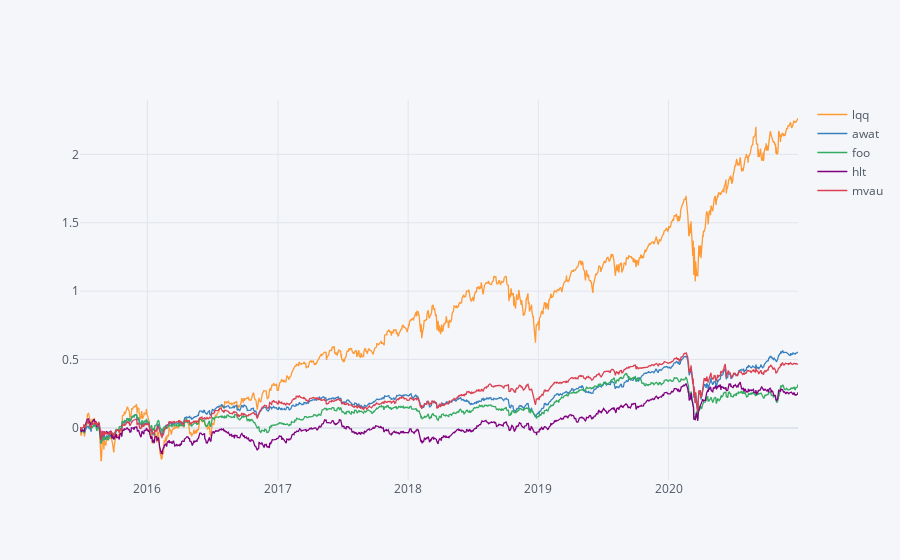

The cell this chart's notebook holds for it:
### Markdown cell above
#### Data preparation for further analyses and portfolio construction...

### Code cell
period_per_year, portfolio_comp_returns = get_clean_data(portfolio_raw_data, components='prices', period='daily')
portfolio_comp_returns.cumsum().iplot()

### Figure 1 — Plotly figure (JSON) as saved in the notebook; plotly's stock layout.template omitted (floating-point values rounded to 4 significant figures; data arrays with more than 128 entries replaced by an {"elided": "..."} marker saying what was removed)
{"data": [{"line": {"color": "rgba(255, 153, 51, 1.0)", "dash": "solid", "shape": "linear", "width": 1.3}, "mode": "lines", "name": "lqq", "text": "", "type": "scatter", "x": {"elided": "1425 str values"}, "y": {"elided": "1425 float values"}}, {"line": {"color": "rgba(55, 128, 191, 1.0)", "dash": "solid", "shape": "linear", "width": 1.3}, "mode": "lines", "name": "awat", "text": "", "type": "scatter", "x": {"elided": "1425 str values"}, "y": {"elided": "1425 float values"}}, {"line": {"color": "rgba(50, 171, 96, 1.0)", "dash": "solid", "shape": "linear", "width": 1.3}, "mode": "lines", "name": "foo", "text": "", "type": "scatter", "x": {"elided": "1425 str values"}, "y": {"elided": "1425 float values"}}, {"line": {"color": "rgba(128, 0, 128, 1.0)", "dash": "solid", "shape": "linear", "width": 1.3}, "mode": "lines", "name": "hlt", "text": "", "type": "scatter", "x": {"elided": "1425 str values"}, "y": {"elided": "1425 float values"}}, {"line": {"color": "rgba(219, 64, 82, 1.0)", "dash": "solid", "shape": "linear", "width": 1.3}, "mode": "lines", "name": "mvau", "text": "", "type": "scatter", "x": {"elided": "1425 str values"}, "y": {"elided": "1425 float values"}}], "layout": {"autosize": true, "legend": {"bgcolor": "#F5F6F9", "font": {"color": "#4D5663"}}, "paper_bgcolor": "#F5F6F9", "plot_bgcolor": "#F5F6F9", "title": {"font": {"color": "#4D5663"}}, "xaxis": {"autorange": true, "gridcolor": "#E1E5ED", "range": ["2015-06-26", "2020-12-29"], "showgrid": true, "tickfont": {"color": "#4D5663"}, "title": {"font": {"color": "#4D5663"}, "text": ""}, "type": "date", "zerolinecolor": "#E1E5ED"}, "yaxis": {"autorange": true, "gridcolor": "#E1E5ED", "range": [-0.381, 2.397], "showgrid": true, "tickfont": {"color": "#4D5663"}, "title": {"font": {"color": "#4D5663"}, "text": ""}, "type": "linear", "zerolinecolor": "#E1E5ED"}}}
